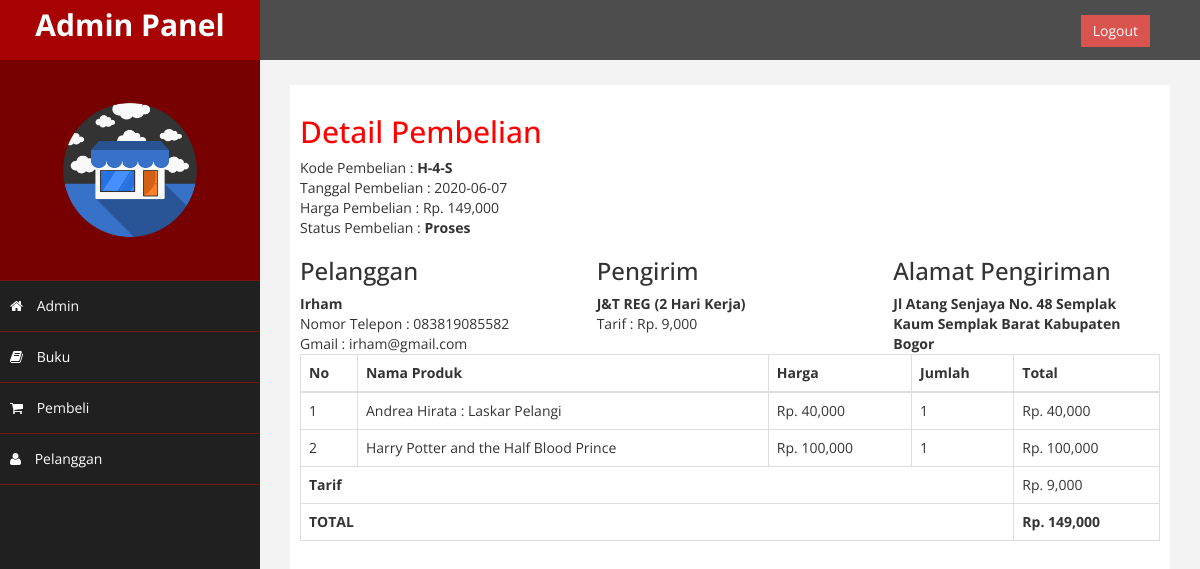
The app's page /admin/index.php?hal=detail&id=4 (signed in) with its own data.
### tables this page shows
CREATE TABLE `pembelian` (
  `id_pembelian` int(11) NOT NULL,
  `id_pelanggan` int(11) NOT NULL,
  `id_kurir` int(11) NOT NULL,
  `tanggal_pembelian` date NOT NULL,
  `total_pembelian` int(11) NOT NULL,
  `nama_kurir` varchar(100) NOT NULL,
  `tarif` int(11) NOT NULL,
  `alamat_pengiriman` text NOT NULL,
  `status_pembelian` varchar(100) NOT NULL DEFAULT 'Tertunda',
  `resi_pengiriman` varchar(50) NOT NULL
);

CREATE TABLE `pelanggan` (
  `id_pelanggan` int(11) NOT NULL,
  `gmail_pelanggan` varchar(100) NOT NULL,
  `password_pelanggan` varchar(50) NOT NULL,
  `nama_pelanggan` varchar(100) NOT NULL,
  `telepon_pelanggan` varchar(25) NOT NULL
);

CREATE TABLE `pembelian_produk` (
  `id_pembelian_produk` int(11) NOT NULL,
  `id_pembelian` int(11) NOT NULL,
  `id_produk` int(11) NOT NULL,
  `jumlah_pembelian` int(11) NOT NULL
);

CREATE TABLE `produk` (
  `id_produk` int(11) NOT NULL,
  `nama_produk` varchar(100) NOT NULL,
  `harga_produk` int(11) NOT NULL,
  `berat_produk` int(11) NOT NULL,
  `foto_produk` varchar(100) NOT NULL,
  `deskripsi_produk` text NOT NULL,
  `resep_produk` varchar(100) NOT NULL,
  `stok_produk` int(5) NOT NULL
);

### admin/detail.php (the view, shortened to what this page needs)
<h2>Detail Pembelian</h2>
<?php
	$ambil=$koneksi->query("SELECT * FROM pembelian JOIN pelanggan ON pembelian.id_pelanggan=pelanggan.id_pelanggan WHERE pembelian.id_pembelian='$_GET[id]'");
	$detail=$ambil->fetch_assoc();
?>
				Kode Pembelian : <strong>H-<?php echo $detail['id_pembelian']; ?>-S</strong><br>
				Tanggal Pembelian : <?php echo $detail['tanggal_pembelian']; ?> <br>
				Harga Pembelian : Rp. <?php echo number_format($detail['total_pembelian'])?><br>
				Status Pembelian : <strong><?php echo $detail['status_pembelian']; ?></strong><br>
			<div class="row">
				<div class="col-md-4">
					<h3>Pelanggan</h3>
					<strong><?php echo $detail['nama_pelanggan']?></strong><br>
						Nomor Telepon :  <?php echo $detail['telepon_pelanggan']?><br>Gmail : <?php echo $detail['gmail_pelanggan']; ?>
				</div>
				<div class="col-md-4">
					<h3>Pengirim</h3>
					<strong><?php echo $detail['nama_kurir']; ?></strong><br>
				Tarif : Rp. <?php echo number_format($detail['tarif']); ?>
				</div>
				<div class="col-md-4">
					<h3>Alamat Pengiriman</h3>
					<strong><?php echo $detail['alamat_pengiriman']; ?></strong>
				</div>
			</div>
			<table class="table table-bordered">
				<thead>
					<tr>
						<th>No</th>
						<th>Nama Produk</th>
						<th>Harga</th>
						<th>Jumlah</th>
						<th>Total</th>
					</tr>
				</thead>
				<tbody>
					<?php $nomor=1; ?>
					<?php $totalbelanja=0;?>
					<?php $ambil=$koneksi->query("SELECT * FROM pembelian_produk JOIN produk ON pembelian_produk.id_produk=produk.id_produk WHERE pembelian_produk.id_pembelian='$_GET[id]'");?>
					<?php while($pecah=$ambil->fetch_assoc()) { ?>
						<?php $subharga =  $pecah['harga_produk']*$pecah['jumlah_pembelian']; ?>
					<tr>
						<td> <?php echo $nomor; ?></td>
						<td> <?php echo $pecah['nama_produk']; ?></td>
						<td> Rp. <?php echo number_format($pecah['harga_produk']); ?></td>
						<td> <?php echo $pecah['jumlah_pembelian']; ?></td>
						<td> Rp. <?php echo number_format($subharga); ?></td>
					</tr>
					<?php $nomor++ ?>
					<?php $totalbelanja+=$subharga; ?>
					<?php } ?>
				</tbody>
				<tfoot>
					<tr>
						<th colspan="4">Tarif</th>
						<td>Rp. <?php echo number_format($detail['tarif']); ?></td>
					</tr>
					<tr>
						<th colspan="4">TOTAL</th>
						<th>Rp. <?php echo number_format($totalbelanja+$detail['tarif']); ?></th>
					</tr>
				</tfoot>
</table>

### admin/assets/css/custom.css (style rules this page uses)
body { font-family: 'Open Sans', sans-serif; }
h2 { color: #f00; }

### records on screen
pembelian: id_pembelian "4", tanggal_pembelian "2020-06-07", total_pembelian "149,000", status_pembelian "Proses", id_pelanggan.nama_pelanggan "Irham", id_pelanggan.telepon_pelanggan "083819085582", id_pelanggan.gmail_pelanggan "irham@gmail.com", nama_kurir "J&T REG (2 Hari Kerja)", tarif "9,000", alamat_pengiriman "Jl Atang Senjaya No. 48 Semplak Kaum Semplak Barat Kabupaten Bogor", $totalbelanja+$detail['tarif'] "149,000"
pembelian_produk: id_produk.nama_produk "Andrea Hirata : Laskar Pelangi", id_produk.harga_produk "40,000", jumlah_pembelian "1", subharga "40,000"
pembelian_produk: id_produk.nama_produk "Harry Potter and the Half Blood Prince", id_produk.harga_produk "100,000", jumlah_pembelian "1", subharga "100,000"
